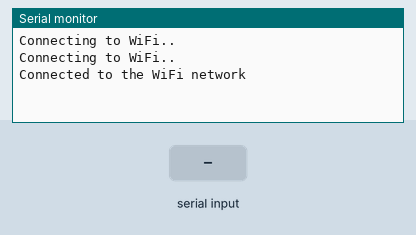
A sketch run on a simulated ESP8266 (NodeMCU). Parts: the last lines printed to the serial monitor. The inputs (shaded band) are chosen by the test bench. WiFi joins after 1.5 s; servers stay silent unless stated.

Above: at 3.2 s.
3.3 s: "1\n" received over the second serial link
At 3.9 s:
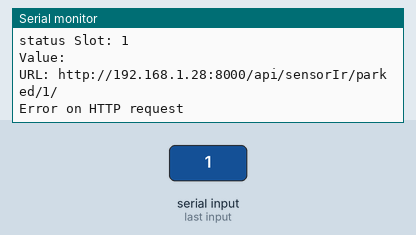
4.8 s: "0\n" received over the second serial link
At 4.96 s:
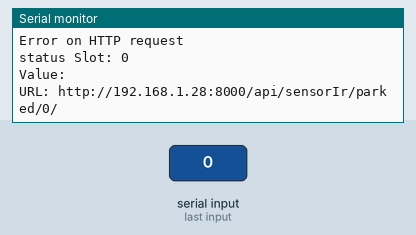
6.3 s: "2\n" received over the second serial link
At 7.4 s:
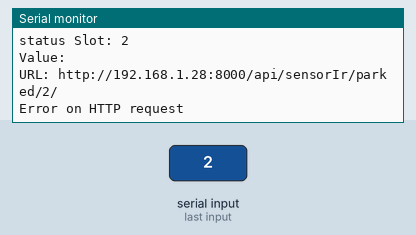

The sketch:

nodetohttpgetfixed.ino
```cpp
#include <ESP8266WiFi.h>
#include <ESP8266HTTPClient.h>
#include <WiFiClient.h> // Include the WiFiClient library
#include <SoftwareSerial.h>

const char* ssid = "nanda";
const char* password = "nanda123";

SoftwareSerial myserial(D1, D2);

void setup() {
  Serial.begin(115200); // Starts the serial communication
  WiFi.begin(ssid, password); // Connects to the WiFi
  myserial.begin(9600);

  while (WiFi.status() != WL_CONNECTED) { // Waits for the connection to establish
    delay(1000);
    Serial.println("Connecting to WiFi..");
  }

  while (!Serial) {
    ;
  }

  Serial.println("Connected to the WiFi network");
}

String getValue(String data, char separator, int index) {
  int found = 0;
  int strIndex[] = {0, -1};
  int maxIndex = data.length() - 1;

  for (int i = 0; i <= maxIndex && found <= index; i++) {
    if (data.charAt(i) == separator || i == maxIndex) {
      found++;
      strIndex[0] = strIndex[1] + 1;
      strIndex[1] = (i == maxIndex) ? i + 1 : i;
    }
  }
  return found > index ? data.substring(strIndex[0], strIndex[1]) : "";
}
void loop() {
  if (myserial.available() > 0) {
    String data = myserial.readStringUntil('\n'); // Read the data
    data.trim(); // Trim the data to remove possible newline or carriage return characters

    String statusSlot = getValue(data, '|', 0); // Get the namaSlot value
    statusSlot.trim(); // Trim the namaSlot value

    String idSlot = getValue(data, '|', 1); // Get the value
    idSlot.trim(); // Trim the value

    // Debug prints
    Serial.print("status Slot: ");
    Serial.println(statusSlot);
    Serial.print("Value: ");
    Serial.println(idSlot);

    if (WiFi.status() == WL_CONNECTED) {
      WiFiClient client;
      HTTPClient http;
      String url = "http://192.168.1.28:8000/api/sensorIr/parked/" + statusSlot + "/" + idSlot;

      // Debug print for the URL
      Serial.print("URL: ");
      Serial.println(url);

      http.begin(client, url); // Specify request destination

      int httpCode = http.GET(); // Send the request

      if (httpCode > 0) {
        String payload = http.getString(); // Get the request response payload
        Serial.println(httpCode); // Prints the HTTP status code
        Serial.println(payload); // Prints the response payload
      } else {
        Serial.println("Error on HTTP request");
      }
      http.end(); // Close connection
    }
  }
}
```

Measured:
- after the input at 3.3 s, the serial monitor: prints a new line at once (image 1)
- after the input at 4.8 s, the serial monitor: prints a new line at once (image 2)
- after the input at 6.3 s, the serial monitor: prints a new line at once (image 3)
